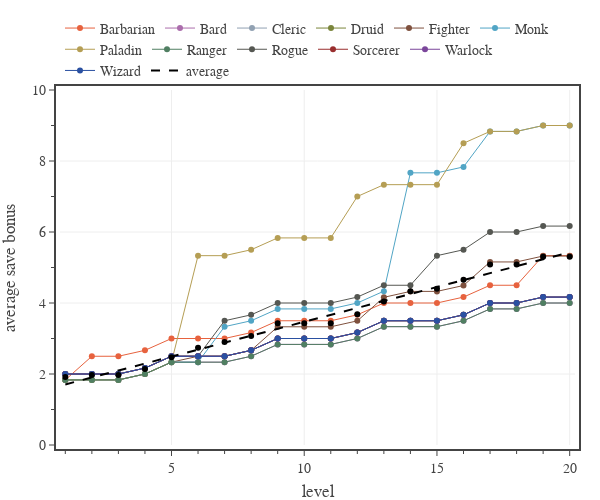

Notebook source saved alongside this figure:
### Code cell
# Plots average saving throw bonus for each class, calculated for a full adventuring day with Medium encounters and two short rests.
# create figure
fig = go.Figure(
    layout=go.Layout(
        template=tfb.FIG_TEMPLATE,
        xaxis=dict(
            title_text='level',
            range=[0.8, 20.2],
            tick0=0, dtick=5,
            minor=dict(tick0=0, dtick=1),
        ),
        yaxis=dict(
            title_text='average save bonus',
            range=[0, 10],
            tick0=0, dtick=2,
            minor=dict(tick0=0, dtick=1),
        ),
        legend=dict(
            yanchor='bottom',  y=1.01,
            xanchor='left', x=0.00,
            bgcolor='rgba(0,0,0,0)',
            orientation='h',
            tracegroupgap=0,
        )
    )
)

# get PC data
levels = list(range(1,21))
for c in pcs:
    pc = pcs[c]
    sb_ave = [np.mean(list(pc.set_level(lvl).build().get_save_bonuses().values())) for lvl in levels]
    fig.add_trace(go.Scatter(
        x=levels, 
        y=sb_ave,
        mode='lines+markers', 
        line=dict(color=PC_CLASSES[c]['color'], width=1),
        marker=dict(color=PC_CLASSES[c]['color']),
        name=c,
        hovertemplate=
                f'<b>{c}</b><br>'+
                'level %{x:.0f}<br>'+
                'save bonus %{y:.1f}'+
                '<extra></extra>'
    ))

# get PC data
levels = list(range(1,21))
sb_matrix = np.zeros([20,len(PC_CLASSES)])
pc_names = list(pcs.keys())
for i in range(len(pc_names)):
    pc = pcs[pc_names[i]]
    sb_matrix[:,i] = np.array([np.mean(list(pc.set_level(lvl).build().get_save_bonuses().values())) for lvl in levels])

plot_data_and_fit(
    fig, 
    levels, np.mean(sb_matrix, axis=1), 
    name='average',
    legendgroup='average',
    line=dict(color='black', dash='dash'),
    hovertemplate=
            f'<b>Average</b><br>'+
            'level %{x:.0f}<br>'+
            'save bonus %{y:.1f}'+
            '<extra></extra>',
    print_coefficients=True,
)

# show figure
fig.update_layout(width=600, height=500)
fig.show(config=tfb.FIG_CONFIG)

# save figures
if SAVEFIGS:
    fig.update_layout(autosize=True, width=None, height=None)
    tfb.save_fig_html(fig, format='large', name=f'./fig-sb-vs-level-large', style='aspect-ratio:600/550')
    tfb.save_fig_html(fig, format='small', name=f'./fig-sb-vs-level-small', style='aspect-ratio:600/600')

### Figure 1 — Plotly figure (JSON) as saved in the notebook; plotly's stock layout.template omitted (floating-point values rounded to 4 significant figures)
{"data": [{"hovertemplate": "<b>Barbarian</b><br>level %{x:.0f}<br>save bonus %{y:.1f}<extra></extra>", "line": {"color": "#E7623E", "width": 1}, "marker": {"color": "#E7623E"}, "mode": "lines+markers", "name": "Barbarian", "type": "scatter", "x": [1, 2, 3, 4, 5, 6, 7, 8, 9, 10, 11, 12, 13, 14, 15, 16, 17, 18, 19, 20], "y": [1.833, 2.5, 2.5, 2.667, 3, 3, 3, 3.167, 3.5, 3.5, 3.5, 3.667, 4, 4, 4, 4.167, 4.5, 4.5, 5.333, 5.333]}, {"hovertemplate": "<b>Bard</b><br>level %{x:.0f}<br>save bonus %{y:.1f}<extra></extra>", "line": {"color": "#AB6DAC", "width": 1}, "marker": {"color": "#AB6DAC"}, "mode": "lines+markers", "name": "Bard", "type": "scatter", "x": [1, 2, 3, 4, 5, 6, 7, 8, 9, 10, 11, 12, 13, 14, 15, 16, 17, 18, 19, 20], "y": [1.833, 1.833, 1.833, 2, 2.333, 2.333, 2.333, 2.5, 2.833, 2.833, 2.833, 3, 3.333, 3.333, 3.333, 3.5, 3.833, 3.833, 4, 4]}, {"hovertemplate": "<b>Cleric</b><br>level %{x:.0f}<br>save bonus %{y:.1f}<extra></extra>", "line": {"color": "#91A1B2", "width": 1}, "marker": {"color": "#91A1B2"}, "mode": "lines+markers", "name": "Cleric", "type": "scatter", "x": [1, 2, 3, 4, 5, 6, 7, 8, 9, 10, 11, 12, 13, 14, 15, 16, 17, 18, 19, 20], "y": [2, 2, 2, 2.167, 2.5, 2.5, 2.5, 2.667, 3, 3, 3, 3.167, 3.5, 3.5, 3.5, 3.667, 4, 4, 4.167, 4.167]}, {"hovertemplate": "<b>Druid</b><br>level %{x:.0f}<br>save bonus %{y:.1f}<extra></extra>", "line": {"color": "#7A853B", "width": 1}, "marker": {"color": "#7A853B"}, "mode": "lines+markers", "name": "Druid", "type": "scatter", "x": [1, 2, 3, 4, 5, 6, 7, 8, 9, 10, 11, 12, 13, 14, 15, 16, 17, 18, 19, 20], "y": [2, 2, 2, 2.167, 2.5, 2.5, 2.5, 2.667, 3, 3, 3, 3.167, 3.5, 3.5, 3.5, 3.667, 4, 4, 4.167, 4.167]}, {"hovertemplate": "<b>Fighter</b><br>level %{x:.0f}<br>save bonus %{y:.1f}<extra></extra>", "line": {"color": "#7F513E", "width": 1}, "marker": {"color": "#7F513E"}, "mode": "lines+markers", "name": "Fighter", "type": "scatter", "x": [1, 2, 3, 4, 5, 6, 7, 8, 9, 10, 11, 12, 13, 14, 15, 16, 17, 18, 19, 20], "y": [1.833, 1.833, 1.833, 2, 2.333, 2.5, 2.5, 2.667, 3.33, 3.33, 3.33, 3.497, 4.16, 4.327, 4.327, 4.493, 5.157, 5.157, 5.323, 5.323]}, {"hovertemplate": "<b>Monk</b><br>level %{x:.0f}<br>save bonus %{y:.1f}<extra></extra>", "line": {"color": "#51A5C5", "width": 1}, "marker": {"color": "#51A5C5"}, "mode": "lines+markers", "name": "Monk", "type": "scatter", "x": [1, 2, 3, 4, 5, 6, 7, 8, 9, 10, 11, 12, 13, 14, 15, 16, 17, 18, 19, 20], "y": [1.833, 1.833, 1.833, 2, 2.333, 2.333, 3.333, 3.5, 3.833, 3.833, 3.833, 4, 4.333, 7.667, 7.667, 7.833, 8.833, 8.833, 9, 9]}, {"hovertemplate": "<b>Paladin</b><br>level %{x:.0f}<br>save bonus %{y:.1f}<extra></extra>", "line": {"color": "#B59E54", "width": 1}, "marker": {"color": "#B59E54"}, "mode": "lines+markers", "name": "Paladin", "type": "scatter", "x": [1, 2, 3, 4, 5, 6, 7, 8, 9, 10, 11, 12, 13, 14, 15, 16, 17, 18, 19, 20], "y": [1.833, 1.833, 1.833, 2, 2.333, 5.333, 5.333, 5.5, 5.833, 5.833, 5.833, 7, 7.333, 7.333, 7.333, 8.5, 8.833, 8.833, 9, 9]}, {"hovertemplate": "<b>Ranger</b><br>level %{x:.0f}<br>save bonus %{y:.1f}<extra></extra>", "line": {"color": "#507F62", "width": 1}, "marker": {"color": "#507F62"}, "mode": "lines+markers", "name": "Ranger", "type": "scatter", "x": [1, 2, 3, 4, 5, 6, 7, 8, 9, 10, 11, 12, 13, 14, 15, 16, 17, 18, 19, 20], "y": [1.833, 1.833, 1.833, 2, 2.333, 2.333, 2.333, 2.5, 2.833, 2.833, 2.833, 3, 3.333, 3.333, 3.333, 3.5, 3.833, 3.833, 4, 4]}, {"hovertemplate": "<b>Rogue</b><br>level %{x:.0f}<br>save bonus %{y:.1f}<extra></extra>", "line": {"color": "#555752", "width": 1}, "marker": {"color": "#555752"}, "mode": "lines+markers", "name": "Rogue", "type": "scatter", "x": [1, 2, 3, 4, 5, 6, 7, 8, 9, 10, 11, 12, 13, 14, 15, 16, 17, 18, 19, 20], "y": [2, 2, 2, 2.167, 2.5, 2.5, 3.5, 3.667, 4, 4, 4, 4.167, 4.5, 4.5, 5.333, 5.5, 6, 6, 6.167, 6.167]}, {"hovertemplate": "<b>Sorcerer</b><br>level %{x:.0f}<br>save bonus %{y:.1f}<extra></extra>", "line": {"color": "#992E2E", "width": 1}, "marker": {"color": "#992E2E"}, "mode": "lines+markers", "name": "Sorcerer", "type": "scatter", "x": [1, 2, 3, 4, 5, 6, 7, 8, 9, 10, 11, 12, 13, 14, 15, 16, 17, 18, 19, 20], "y": [2, 2, 2, 2.167, 2.5, 2.5, 2.5, 2.667, 3, 3, 3, 3.167, 3.5, 3.5, 3.5, 3.667, 4, 4, 4.167, 4.167]}, {"hovertemplate": "<b>Warlock</b><br>level %{x:.0f}<br>save bonus %{y:.1f}<extra></extra>", "line": {"color": "#7B469B", "width": 1}, "marker": {"color": "#7B469B"}, "mode": "lines+markers", "name": "Warlock", "type": "scatter", "x": [1, 2, 3, 4, 5, 6, 7, 8, 9, 10, 11, 12, 13, 14, 15, 16, 17, 18, 19, 20], "y": [2, 2, 2, 2.167, 2.5, 2.5, 2.5, 2.667, 3, 3, 3, 3.167, 3.5, 3.5, 3.5, 3.667, 4, 4, 4.167, 4.167]}, {"hovertemplate": "<b>Wizard</b><br>level %{x:.0f}<br>save bonus %{y:.1f}<extra></extra>", "line": {"color": "#2A50A1", "width": 1}, "marker": {"color": "#2A50A1"}, "mode": "lines+markers", "name": "Wizard", "type": "scatter", "x": [1, 2, 3, 4, 5, 6, 7, 8, 9, 10, 11, 12, 13, 14, 15, 16, 17, 18, 19, 20], "y": [2, 2, 2, 2.167, 2.5, 2.5, 2.5, 2.667, 3, 3, 3, 3.167, 3.5, 3.5, 3.5, 3.667, 4, 4, 4.167, 4.167]}, {"hovertemplate": "<b>Average</b><br>level %{x:.0f}<br>save bonus %{y:.1f}<extra></extra>", "legendgroup": "average", "line": {"color": "black", "dash": "dash"}, "mode": "markers", "name": "average", "showlegend": false, "type": "scatter", "x": [1, 2, 3, 4, 5, 6, 7, 8, 9, 10, 11, 12, 13, 14, 15, 16, 17, 18, 19, 20], "y": [1.917, 1.972, 1.972, 2.139, 2.472, 2.736, 2.903, 3.069, 3.43, 3.43, 3.43, 3.68, 4.041, 4.333, 4.402, 4.652, 5.083, 5.083, 5.305, 5.305]}, {"hoverinfo": "skip", "hovertemplate": "<b>Average</b><br>level %{x:.0f}<br>save bonus %{y:.1f}<extra></extra>", "legendgroup": "average", "line": {"color": "black", "dash": "dash"}, "mode": "lines", "name": "average", "showlegend": true, "type": "scatter", "x": [1, 2, 3, 4, 5, 6, 7, 8, 9, 10, 11, 12, 13, 14, 15, 16, 17, 18, 19, 20], "y": [1.707, 1.903, 2.099, 2.294, 2.49, 2.686, 2.882, 3.078, 3.274, 3.47, 3.666, 3.862, 4.057, 4.253, 4.449, 4.645, 4.841, 5.037, 5.233, 5.429]}], "layout": {"height": 500, "legend": {"bgcolor": "rgba(0,0,0,0)", "orientation": "h", "tracegroupgap": 0, "x": 0, "xanchor": "left", "y": 1.01, "yanchor": "bottom"}, "width": 600, "xaxis": {"dtick": 5, "minor": {"dtick": 1, "tick0": 0}, "range": [0.8, 20.2], "tick0": 0, "title": {"text": "level"}}, "yaxis": {"dtick": 2, "minor": {"dtick": 1, "tick0": 0}, "range": [0, 10], "tick0": 0, "title": {"text": "average save bonus"}}}}
